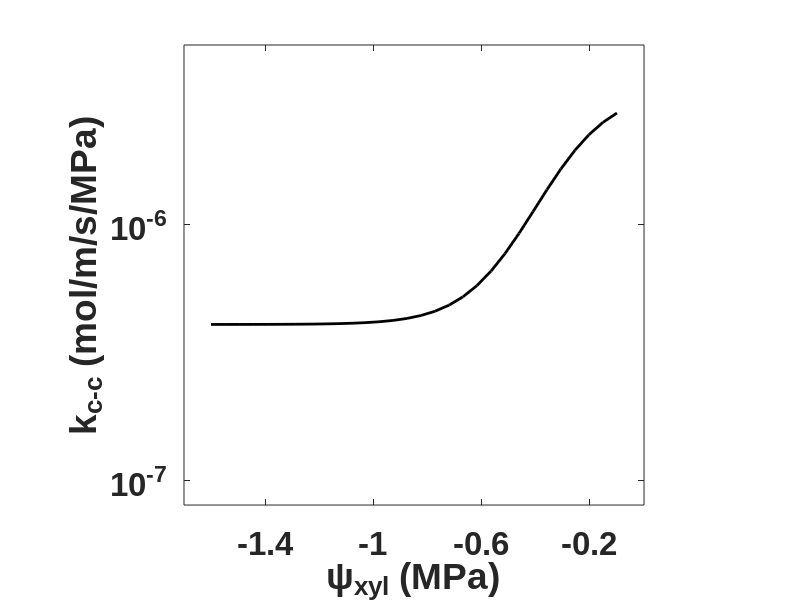

Write MATLAB code to recreate this figure. (Note: this script raises an error after producing the figure.)
% code_for_alternative_hypothesis_2_cell_wall_SI_Fig_S22.m
% Description: This code executes the mathematical model developed in SI
% Section S10 in the paper titled, "Loss of plasma membrane conductance of 
% outside-xylem zone explains non-stomatal control of transpiration" for 
% alternative architecture 2: cell wall is the dominant hydraulic 
% conductor and undergoes loss of hydraulic conductance under drought stress. 
% We generate 3 predictions (mean and bounds of uncertainty 
% interval) with npoints (see below) being the number of points in the 
% discretized domain for each prediction. npoints are distributed across 
% four ranges in psi_xyl: -0.4 to 0; -0.8 to -0.4; -1.2 to -0.8 and -1.6 to
% -1.2 (MPa). The prediction mean and bounds of uncertainty interval is 
% then compared to the data mean +/- S.E. 
% This code uses the following MATLAB toolboxes:
% 1. Optimization Toolbox
% Code developed by: Sabyasachi Sen
% Email: ss3945@cornell.edu
% Affiliation: Cornell University
% Created: February 8, 2025
% Last Modified: February 10, 2025
% Copyright (c) 2025 Sabyasachi Sen
% If you use this code in your research, please cite as:
% "Sabyasachi Sen (2025). 
% code_for_alternative_hypothesis_2_cell_wall_SI_Fig_S22.m
% Retrieved from manuscript titled: Loss of plasma membrane conductance of 
% outside-xylem zone explains non-stomatal control of transpiration"
% This code is provided under the MIT License.
% For full license terms, see: https://opensource.org/licenses/MIT

clear;
close all;
clc;

%% Thermodynamic parameters (see Table S3 in SI Section S10)

leaf_temp=309; % leaf temperature (=36C) in Kelvin
p_sat=5946.178; % saturation pressure in Pa at 36C
R=8.314; % universal gas constant in SI units Pa.m3/K/mol
v_bar=18e-6; % molar volume of water in m3/mol
c=39.45; % molar concentration of air in mol/m3
D=2.5e-5; % diffusivity of water vapor in air in m2/s
p_atm=101325; % atmospheric pressure in Pa
kai_0=p_sat/p_atm; % reference mole fraction of water vapor at leaf temperature

%% Introduce uncertainty in parameters to generate uncertainty interval in predictions (see Tables S4 and S5 in SI Section S10)

% Notation: variable name: high, mid, low values
A_cc_arr=[5e-9, 6e-9, 7e-9]; % x-sectional area for flow in cell-to-cell path (in m2)
A_vap_arr=[5e-9, 5.5e-9, 6e-9]; % x-sectional area for flow in apoplasmic path (in m2)
tortuosity_arr=[1, 2, 3]; % uniform tortuosity (dimensionless)
k_cw_max_arr=[2.9e-6, 2.7e-6, 2.5e-6]; % maximum cell wall conductivity in mol/m/s/MPa
k_cw_trigger_arr=[-0.27e6, -0.25e6, -0.23e6]; % xylem stress at which 'characteristic' loss of cell wall conductivity occurs (in Pa)
k_cw_decline_sensitivity_arr=[0.8e-5, 1e-5, 1.2e-5]; % determines sensitivity of cell wall conductivity to xylem stress in MPa^(-1)
% see vapor conductivity for minimum cell wall conductivity

%% Constant leaf anatomical parameters (see Table S4 in SI Section S10)

L_total=2e-4; % total thickness of leaf in m
L_ad=L_total/2; % Assume half-thickness of leaf 
L_ab=L_total/2; % Assume half-thickness of leaf 
A_cw=0.08e-9; % x-sectional area for flow in cell wall (in m2)

%% Constant transport parameters (see Table S5 in SI Section S10)

kappa_mem=1e-5; % hydraulic conductivity of membranes at cell-air space interface in mol/m/s/MPa: Rockwell review undersaturation - use higher end of L_p 
k_cc=5e-8; % hydraulic conductivity of cell-to-cell path in mol/m/s/MPa: Rockwell review undersaturation - use higher end of L_p 
gs_ad=90e-3; % adaxial stomatal conductance in mol/m2/s
gs_ab=90e-3; % abaxial stomatal conductance in mol/m2/s
gs=(gs_ad+gs_ab)*1e3; % total stomatal conductance in mmol/m2/s: will be used to calculate transpiration rate

%% Driving forces for transpiration

% psi_xylem sweep
npoints=30; % number of nodes in the discretized domain
psi_xylem=flipud(linspace(-1.6,-0.1,npoints)')*1e6; % xylem water potential in Pa
xylem_means=[-0.2;-0.6;-1;-1.4]; % for plotting in bins

% VPD sweep 
rel_hum = flipud(linspace(0.36,0.7,npoints)'); % relative humidity of bulk air outside the leaf
vpd = p_sat*(1-rel_hum)/1e3; % vpd in kPa: the mean vpd in our measurements is ~3.8 kPa which is the last element in the vpd array here

%% Finite difference discretization parameters:

N=1000; % Total # of nodes including boundary nodes
h=L_total/(N-1); % interval between nodes

%% Coordinates along leaf thickness direction (in metres)

coords_ad=linspace(0,L_ad,N)'; % adaxial coordinates
coords_ab=linspace(-L_ab,0,N)'; % abaxial coordinates
coordinates_ad=coords_ad*1e6; % coordinates for adaxial section: microns for plotting
coordinates_ab=coords_ab*1e6; % coordinates for abaxial section: microns for plotting

%% Loop through 3 sets of parameters

for ii=1:3

    % Variable leaf anatomical parameters and transport parameters (see Tables S4 and S5 in SI Section S10)

    tortuosity=tortuosity_arr(ii); % tortuosity
    k_vap=c*D*v_bar*kai_0/(R*leaf_temp)/tortuosity/1e-6; % hydraulic conductivity of vapor in mol/m/s/MPa; this assumes driving force for transport is water potential. Ref: Rockwell 2014
    
    A_cc=A_cc_arr(ii); % see SI Section S10 for choice of A_cc
    A_vap=A_vap_arr(ii); % see SI Section S10 for choice of A_vap
                
    %% Tissue hydraulic conductivity parameters 
    
    % Cell-to-cell hydraulic parameters for current iteration
    k_cw_max=k_cw_max_arr(ii); 
    k_cw_decline_sensitivity=k_cw_decline_sensitivity_arr(ii); 
    k_cw_trigger=k_cw_trigger_arr(ii); 
    k_cw_min=k_vap; 
    % sigmoid function
    k_cw_arr=k_cw_max*1./(1+exp(-k_cw_decline_sensitivity*(psi_xylem-k_cw_trigger)))+k_cw_min; 
    
    % plot kappa_mem vs psi_xyl
    figure(1);hold on;
    plot(psi_xylem/1e6,k_cw_arr,'k-','linewidth',2);hold on;
    pbaspect([1 1 1]);
    ylabel('k_{c-c} (mol/m/s/MPa)');ylim([8e-8 5e-6]);
    xlabel('\psi_{xyl} (MPa)');xlim([-1.7 0]);xticks(flipud(xylem_means));
    set(gca,'fontsize',24,'ticklabelinterpreter','tex','fontname','Arial','fontweight','bold','yscale','log');
    box on;ax=gca;ax.LineWidth = 2;
    
    %% Solution
    
    % Initialize arrays that will contain the solutions: psi_cc and psi_apo (in Pa)

    psi_cc_ad_N=zeros(length(psi_xylem),length(rel_hum)); % psi_cc in adaxial domain
    psi_cc_ab_N=zeros(length(psi_xylem),length(rel_hum)); % psi_cc in abaxial domain
    psi_apo_ad_N=zeros(length(psi_xylem),length(rel_hum)); % psi_apo in adaxial domain
    psi_apo_ab_N=zeros(length(psi_xylem),length(rel_hum)); % psi_apo in abaxial domain
    
    for i=1:length(psi_xylem)
    
        k_cw=k_cw_arr(i); % cell wall conductivity 
        
        for j=1:length(rel_hum)
    
            % see SI Section S10 for details of these constants
            % a1, a2, b1, and b2 multiply the derivates in SI equations S30 and S31

            % Composite parameters for ease of computation
            c_cc=kappa_mem/(k_cc*A_cc); 
            c_apo=kappa_mem/(k_cw*A_cw + k_vap*A_vap);
            
            a1=c_cc;
            a2=c_apo;
            r3=+sqrt(a1+a2);
            
            % solve for the unknown x's ('alpha's in SI equations S44 and S45)            
            init=[-1e6,-1e8,-10,-1e6,-2e6,-2e8,-20,-2e6];
            x=fsolve(@(x)solver_alternative_hypothesis_2(x,psi_xylem(i),rel_hum(j),a1,a2,r3,L_ad,L_ab,gs_ad,gs_ab,p_sat,v_bar,R,leaf_temp,k_vap,k_cw,p_atm,A_cc,A_vap,A_cw),init);

            psi_cc_ad_arr=x(1) + x(2)*coords_ad + x(3)*exp(r3*coords_ad) + x(4)*exp(-r3*coords_ad);
            psi_apo_ad_arr=x(1) + x(2)*coords_ad - a2*x(3)*exp(r3*coords_ad)/a1 - a2*x(4)*exp(-r3*coords_ad)/a1;
            psi_cc_ab_arr=x(5) + x(6)*coords_ab + x(7)*exp(r3*coords_ab) + x(8)*exp(-r3*coords_ab);
            psi_apo_ab_arr=x(5) + x(6)*coords_ab - a2*x(7)*exp(r3*coords_ab)/a1 - a2*x(8)*exp(-r3*coords_ab)/a1;        
            
            % Terminal apoplasm and symplasm potentials on adaxial side
            psi_cc_ad_N(i,j)=psi_cc_ad_arr(end)/1e6; % divide by 1e6 to convert from Pa to MPa
            psi_apo_ad_N(i,j)=psi_apo_ad_arr(end)/1e6; % divide by 1e6 to convert from Pa to MPa
            
            % Terminal apoplasm and symplasm potentials on abaxial side 
            psi_cc_ab_N(i,j)=psi_cc_ab_arr(end)/1e6; % divide by 1e6 to convert from Pa to MPa
            psi_apo_ab_N(i,j)=psi_apo_ab_arr(end)/1e6; % divide by 1e6 to convert from Pa to MPa
            
        end
        
        k_cw_exp=floor(log10(k_cw));
        k_cw_a=k_cw/(10^k_cw_exp);

        % Plot psi_apoplast vs z
        figure(2);
        plot([psi_cc_ab_arr; psi_cc_ad_arr]/1e6,[coordinates_ab; coordinates_ad],[psi_apo_ab_arr; psi_apo_ad_arr]/1e6,[coordinates_ab; coordinates_ad],'linewidth',4);
        pbaspect([1 1 1]);
        xlabel('\psi(MPa)','interpreter','tex');xlim([-20 0]);
        ylabel('z (\mu m)','interpreter','tex');ylim([-110 110]);
        set(gca,'fontsize',24,'ticklabelinterpreter','tex','FontName','Arial','FontWeight','Bold');
        title(sprintf('k_{cw} = %.2f \\times 10^{%d} mol/m/s/MPa',k_cw_a,k_cw_exp),'FontSize',20,'Interpreter','tex');
        legend1=legend(sprintf('\\psi_{c-c}'),sprintf('\\psi_{apo}'),'interpreter','tex');
        set(legend1,'Position',[0.157149113714695 0.748901596398512 0.159461545944213 0.147857143765404],'Interpreter','tex','FontSize',20,'FontName','Arial');
        box on;ax=gca;ax.LineWidth = 2;
        drawnow();
        thisFrame=getframe(gcf);
        size(thisFrame.cdata)
        % Write this frame out to a new video file.
        myMovie1(i) = thisFrame;

    end
    
    %% Calculate goxz
    % Note: here, e_xyl, e_i - all "e"s are vapor pressures
    
    e_xyl=p_sat.*exp(v_bar*psi_xylem./(R*leaf_temp)); % equivalent vapor pressure at xylem water potential 
    e_air=p_sat-vpd(end)*1e3; % vapor pressure in the air outside the leaf
    e_i_high_vpd=p_sat.*exp(v_bar*psi_apo_ad_N(:,end)*1e6./(R*leaf_temp)); % equivalent vapor pressure at AquaDust water potential in the ssc
    rh=e_i_high_vpd./p_sat; % relative humidity in the ssc
    e=gs*(e_i_high_vpd-e_air)/p_atm; % calculate transpiration rate e
    goxz_all=e./(e_xyl-e_i_high_vpd)*p_atm; % calculate g_oxz
    goxz_all=goxz_all.*ones(length(psi_xylem),length(psi_xylem));
    goxz=goxz_all(:,1); % extract g_oxz (here, there is no variation of g_oxz with VPD so any column will do)
    
    %% Calculate model prediction mean and max/min to generate uncertainty intervals
    
    % binned rh predictions
    rh_bin1=rh(psi_xylem>-0.4e6);
    rh_bin2=rh(psi_xylem<-0.4e6 & psi_xylem>-0.8e6);
    rh_bin3=rh(psi_xylem<-0.8e6 & psi_xylem>-1.2e6);
    rh_bin4=rh(psi_xylem<-1.2e6 & psi_xylem>=-1.6e6);
    
    % binned goxz predictions
    goxz_bin1=goxz(psi_xylem>-0.4e6);
    goxz_bin2=goxz(psi_xylem<-0.4e6 & psi_xylem>-0.8e6);
    goxz_bin3=goxz(psi_xylem<-0.8e6 & psi_xylem>-1.2e6);
    goxz_bin4=goxz(psi_xylem<-1.2e6 & psi_xylem>=-1.6e6);

    if ii==1 % upper bound on uncertainty interval

        rh_bin1_max=mean(rh_bin1);
        rh_bin2_max=mean(rh_bin2);
        rh_bin3_max=mean(rh_bin3);
        rh_bin4_max=mean(rh_bin4);

        goxz_bin1_max=mean(goxz_bin1);
        goxz_bin2_max=mean(goxz_bin2);
        goxz_bin3_max=mean(goxz_bin3);
        goxz_bin4_max=mean(goxz_bin4);
    
    elseif ii==2 % mean prediction

        rh_bin1_mean=mean(rh_bin1);rh_bin1_pos_err=rh_bin1_max-rh_bin1_mean; % compute difference between upper bound on uncertainty interval and mean
        rh_bin2_mean=mean(rh_bin2);rh_bin2_pos_err=rh_bin2_max-rh_bin2_mean;
        rh_bin3_mean=mean(rh_bin3);rh_bin3_pos_err=rh_bin3_max-rh_bin3_mean;
        rh_bin4_mean=mean(rh_bin4);rh_bin4_pos_err=rh_bin4_max-rh_bin4_mean;

        goxz_bin1_mean=mean(goxz_bin1);goxz_bin1_pos_err=goxz_bin1_max-goxz_bin1_mean; % compute difference between upper bound on uncertainty interval and mean
        goxz_bin2_mean=mean(goxz_bin2);goxz_bin2_pos_err=goxz_bin2_max-goxz_bin2_mean;
        goxz_bin3_mean=mean(goxz_bin3);goxz_bin3_pos_err=goxz_bin3_max-goxz_bin3_mean;
        goxz_bin4_mean=mean(goxz_bin4);goxz_bin4_pos_err=goxz_bin4_max-goxz_bin4_mean;
    
    else % lower bound on uncertainty interval

        rh_bin1_min=mean(rh_bin1);rh_bin1_neg_err=rh_bin1_mean-rh_bin1_min; % compute difference between mean and lower bound on uncertainty interval
        rh_bin2_min=mean(rh_bin2);rh_bin2_neg_err=rh_bin2_mean-rh_bin2_min;
        rh_bin3_min=mean(rh_bin3);rh_bin3_neg_err=rh_bin3_mean-rh_bin3_min;
        rh_bin4_min=mean(rh_bin4);rh_bin4_neg_err=rh_bin4_mean-rh_bin4_min;

        goxz_bin1_min=mean(goxz_bin1);goxz_bin1_neg_err=goxz_bin1_mean-goxz_bin1_min; % compute difference between mean and lower bound on uncertainty interval
        goxz_bin2_min=mean(goxz_bin2);goxz_bin2_neg_err=goxz_bin2_mean-goxz_bin2_min;
        goxz_bin3_min=mean(goxz_bin3);goxz_bin3_neg_err=goxz_bin3_mean-goxz_bin3_min;
        goxz_bin4_min=mean(goxz_bin4);goxz_bin4_neg_err=goxz_bin4_mean-goxz_bin4_min;
    end

end

%% Plotting prediction mean and uncertainty interval

rh_neg_err=[rh_bin1_neg_err;rh_bin2_neg_err;rh_bin3_neg_err;rh_bin4_neg_err];
rh_pos_err=[rh_bin1_pos_err;rh_bin2_pos_err;rh_bin3_pos_err;rh_bin4_pos_err];
rh_means_model=[rh_bin1_mean;rh_bin2_mean;rh_bin3_mean;rh_bin4_mean];

figure(3);
bar(xylem_means,rh_means_model,0.5,'linewidth',2);hold on;
pbaspect([1 1 1]);
er=errorbar(xylem_means,rh_means_model,rh_neg_err,rh_pos_err,'linewidth',2);
er.Color=[0 0 0];                            
er.LineStyle='none';  
ylabel('\it{h}_{ssc}^{apo}');ylim([0.9 1.01]);
xlabel('\psi_{xyl} (MPa)');xlim([-1.7 0]);xticks(flipud(xylem_means));
set(gca,'fontsize',24,'ticklabelinterpreter','tex','FontName','Arial','fontweight','bold');
box on;ax=gca;ax.LineWidth = 2;

goxz_neg_err=[goxz_bin1_neg_err;goxz_bin2_neg_err;goxz_bin3_neg_err;goxz_bin4_neg_err];
goxz_pos_err=[goxz_bin1_pos_err;goxz_bin2_pos_err;goxz_bin3_pos_err;goxz_bin4_pos_err];
goxz_means_model=[goxz_bin1_mean;goxz_bin2_mean;goxz_bin3_mean;goxz_bin4_mean];

figure(4);
bar(xylem_means,goxz_means_model,0.5,'linewidth',2);hold on;
pbaspect([1 1 1]);
er=errorbar(xylem_means,goxz_means_model,goxz_neg_err,goxz_pos_err,'linewidth',2);
er.Color=[0 0 0];                            
er.LineStyle='none';
ylabel('{\itg}_{oxz} (mmol/m^2/s)');ylim([4e2 6e4]);
xlabel('\psi_{xyl} (MPa)');xlim([-1.7 0]);xticks(flipud(xylem_means));
set(gca,'fontsize',24,'ticklabelinterpreter','tex','FontName','Arial','fontweight','bold','yscale','log');
box on;ax=gca;ax.LineWidth = 2;

%% plot h_ssc^apo expt and model together

% rh expt data from Fig. 2c
rh_means_expt=[0.992847001815885;0.946963460686416;0.929521991233521;0.919537568810321];
rh_se_expt=[0.00180002577421479;0.0201784472288282;0.0131077713211281;0.0122904973618615];

figure(5);
b1=bar(xylem_means,[rh_means_expt zeros(length(rh_means_expt),1)],'grouped','linewidth',2);hold on;
x=NaN(2,4);
for i = 1:2
    x(i,:) = b1(i).XEndPoints;
end
errorbar(x',[rh_means_expt zeros(length(rh_means_expt),1)],[rh_se_expt zeros(length(rh_se_expt),1)],[rh_se_expt zeros(length(rh_se_expt),1)],'k','linestyle','none','linewidth',2);

b2=bar(xylem_means,[zeros(length(rh_means_model),1) rh_means_model],'grouped','linewidth',2);hold on;
for i = 1:2
    x(i,:) = b2(i).XEndPoints;
end
errorbar(x',[zeros(length(rh_means_model),1) rh_means_model],[zeros(length(rh_neg_err),1) rh_neg_err],[zeros(length(rh_pos_err),1) rh_pos_err],'k','linestyle','none','linewidth',2);

xlabel('\psi_{xyl} (MPa)');xlim([-1.7 0]);xticks(flipud(xylem_means));
ylabel('\it{h}_{ssc}^{apo}');ylim([0.9 1.01]);
set(gca,'fontsize',24,'ticklabelinterpreter','tex','FontName','Arial','fontweight','bold');
pbaspect([1 1 1]);
legend([b1(1) b2(2)],'Experiment','Model','Position',[0.265625 0.757142857142857 0.283928571428571 0.129761904761905]);
b2(2).FaceColor(1,:)=[0.8500 0.3250 0.0980];
box on;ax=gca;ax.LineWidth = 2;

%% plot goxz expt and model together

% goxz expt data from Fig. 2e
goxz_means_expt=[38556.2258047020;5667.33817184295;2422.37978608609;1541.23262663729];
goxz_se_expt=[13600.6249811751;1367.98145675526;303.839465584318;290.498308255051];

figure(6);
b1=bar(xylem_means,[goxz_means_expt zeros(length(goxz_means_expt),1)],'grouped','linewidth',2);hold on;
x=NaN(2,4);
for i = 1:2
    x(i,:) = b1(i).XEndPoints;
end
errorbar(x',[goxz_means_expt zeros(length(goxz_means_expt),1)],[goxz_se_expt zeros(length(goxz_se_expt),1)],[goxz_se_expt zeros(length(goxz_se_expt),1)],'k','linestyle','none','linewidth',2);

b2=bar(xylem_means,[zeros(length(goxz_means_model),1) goxz_means_model],'grouped','linewidth',2);hold on;
for i = 1:2
    x(i,:) = b2(i).XEndPoints;
end
errorbar(x',[zeros(length(goxz_means_model),1) goxz_means_model],[zeros(length(goxz_neg_err),1) goxz_neg_err],[zeros(length(goxz_pos_err),1) goxz_pos_err],'k','linestyle','none','linewidth',2);

xlabel('\psi_{xyl} (MPa)');xlim([-1.7 0]);xticks(flipud(xylem_means));
ylabel('{\itg}_{oxz} (mmol/m^2/s)');ylim([6e2 8e4]);
set(gca,'fontsize',24,'ticklabelinterpreter','tex','FontName','Arial','fontweight','bold','yscale','log');
pbaspect([1 1 1]);
legend([b1(1) b2(2)],'Experiment','Model','Position',[0.265625 0.757142857142857 0.283928571428571 0.129761904761905]);
b2(2).FaceColor(1,:)=[0.8500 0.3250 0.0980];
box on;ax=gca;ax.LineWidth = 2;

%% save workspace variables

filename='workspace_variables.mat';
save(filename);